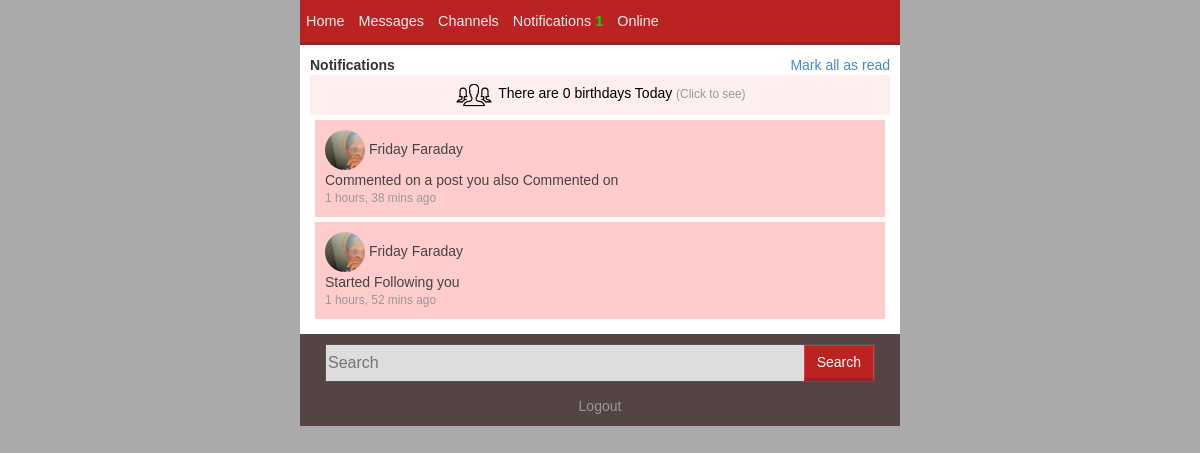
Page /mobile/notif.php (signed in) on the committed database.
### tables this page shows
CREATE TABLE `notifications` (
  `seen` int(2) DEFAULT NULL,
  `id` int(255) NOT NULL,
  `creator` varchar(100) DEFAULT NULL,
  `type` varchar(100) DEFAULT NULL,
  `cid` int(255) DEFAULT NULL,
  `participant` varchar(30) DEFAULT NULL,
  `stamp` varchar(100) DEFAULT NULL,
  `latest` varchar(30) DEFAULT NULL,
  `following` tinyint(1) DEFAULT '1'
);

CREATE TABLE `profilepics` (
  `username` varchar(100) NOT NULL,
  `profilepic` varchar(255) DEFAULT 'images/ppic.png',
  `audnote` varchar(255) DEFAULT NULL,
  `upid` int(255) DEFAULT NULL
);

CREATE TABLE `users` (
  `userid` int(255) NOT NULL,
  `firstname` varchar(50) NOT NULL,
  `lastname` varchar(50) DEFAULT NULL,
  `phone` varchar(15) DEFAULT NULL,
  `email` varchar(100) DEFAULT NULL,
  `department` varchar(60) DEFAULT NULL,
  `level` varchar(10) DEFAULT '100?',
  `sex` varchar(13) DEFAULT NULL,
  `username` varchar(100) DEFAULT NULL,
  `month` varchar(15) DEFAULT NULL,
  `year` int(4) DEFAULT NULL,
  `day` int(2) DEFAULT NULL
);

### includes/functions.inc (called while the page is built, shortened)
<?php
	function past($time)
	{
		$timediff = time()-$time;
		$months = intval($timediff/2592000);
		$remain= $timediff%2592000;
		$weeks = intval($remain/604800);
		$remain= $remain%604800;
		$days = intval($remain/86400);
		$remain= $remain%86400;
		$hours = intval($remain/3600);
		$remain = $remain % 3600;
		$mins = intval($remain/60);
		$secs = $remain%60;
		if($secs>=0)
		{
			$ec = $secs."seconds ago";
		}
		if($mins>=0)
		{
			$ec = $mins." mins ".$secs."seconds ago";
		}
		if($hours>0)
		{
			$ec = $hours." hours, ".$mins." mins ago";
		}
			return $ec;
	}
	function advanced_file_validity($path,$file)
	{
		if(file_exists($path))
		{
			return $file;
		}
		else
		{
			$file = str_replace('../','',$file);
			$file = str_replace('uploads','',$file);
			$alp = substr($file,1,1);
			return "images/cctumb/$alp.png";
		}
	}
	function get_ppic($user,$connection)
	{
		global $connection;
		$sql = "SELECT profilepic FROM profilepics WHERE username = '$user'";
		try
		{
			$i = '';
			$query = $connection->query($sql);
			$query->setFetchMode(PDO::FETCH_ASSOC);
			foreach($query as $r)
			{
				$i = $r['profilepic'];
			}
		}
		catch(PDOException $e)
		{
		}
		return $i;
	}
	function get_name($other)
	{
		global $connection;
		$sql = "SELECT firstname,lastname FROM users WHERE username='$other'";
		$query = $connection->query($sql);
		$query->setFetchMode(PDO::FETCH_ASSOC);
		foreach ($query as $e) {
			return ucwords("$e[firstname] $e[lastname]");
		}
	}
		function num_birthdays($username)
		{
			global $connection;
			$day_today = date("d");
			$month_today = date("F");
			$query = "SELECT `firstname` FROM users WHERE day='$day_today' and month = '$month_today'";
			return $connection->query($query)->rowCount();
		}
?>

### mobile/notif.php (the view, shortened to what this page needs)
<?php
	include '../includes/functions.inc';
	include 'includes/header.inc';
	include 'includes/nav.inc';
  $user= $_SESSION['user']
?>
<div class="" style="padding:10px;background:#fff">
	<span class='pull-right'><a href='?all_is_read'>Mark all as read</a></span>
  <b>Notifications</b>
  <?php
  echo "<div align='center' style='background:#fee'><a href='birthdays.php' style='color:#000'><img src='images/people.png' height='40px'> There are ".num_birthdays($user)."
	birthdays Today <small class='text-muted'> (Click to see)</small></a></div>";
  $sql = "SELECT * FROM notifications WHERE `participant`='$user' AND latest !='' AND latest !='$user' AND following='1' ORDER BY stamp DESC LIMIT 30";
  $query = $connection->query($sql);$query->setFetchMode(PDO::FETCH_ASSOC);
  foreach ($query as $r) {
    $sql2 = "SELECT type FROM notifications WHERE `participant`='$r[latest]' AND cid='$r[cid]'";
    $query2 = $connection->query($sql2);$query2->setFetchMode(PDO::FETCH_ASSOC);
    foreach ($query2 as $r2)
    {
      if($r2['type']=='COM')
      {
        $a = "Commented on";
      }
    }
    if($r['type']=='COM' )
    {
      $icon = "<i style='font-size:1.43em'class='ion-chatboxes pull-right text-muted'></i>";
      $body = "<br />$a a post you also Commented on";
      $extra = "href='view_post.php?view=$r[cid]&type=post'";
    }
    elseif ($r['type']=='created') {
      $icon = "<i style='font-size:1.43em'class='ion-quote pull-right text-muted'></i>";
      $body = "<br />$a Your Post";
      $extra = "href='view_post.php?view=$r[cid]&type=post'";
    }
    elseif ($r['type']=='pic_created') {
      $icon = "<i style='font-size:1.43em'class='ion-images pull-right text-muted'></i>";
      $body = "<br />$a on a picture you Uploaded";
      $extra = "href=\"photo_view.php?view=$r[cid]\" class='pointer'";
    }
    elseif ($r['type']=='pic') {
      $icon = "<i style='font-size:1.43em'class='ion-images pull-right text-muted'></i>";
      $body = "<br />$a a picture you also commented on";
      $extra = "href=\"photo_view.php?view=$r[cid]\" class='pointer'";
    }
    elseif ($r['type']=='pic_like') {
      $icon = "<i style='font-size:1.43em'class='ion-images pull-right text-muted'></i>";
      $body = "<br />$a a picture you Liked";
      $extra = "href=\"photo_view.php?view=$r[cid]\" class='pointer'";
    }
    elseif ($r['type']=='com_like') {
      $icon = "<i style='font-size:1.43em'class='ion-quote pull-right text-muted'></i>";
      $body = "<br />$a a post you Liked";
      $extra = "href='view_post.php?view=$r[cid]&type=post'";
    }
    elseif ($r['type']=='follow') {
      $icon = "<i style='font-size:1.43em'class='ion-person-stalker pull-right text-muted'></i>";
      $body = "<br />Started Following you";
      $extra = "onclick='mark_notif_read($r[id],\"follow\")' class='pointer'";
    }
    else
    {
      $icon ='';
      $body = '';
      $extra = '';
    }
    $background="#eee";
    if($r['seen']==0)
    {
      $background = "#fcc";
    }
  $image = advanced_file_validity('../'.get_ppic($r['latest'],$connection).'tumb.jpg','../'.get_ppic($r['latest'],$connection).'tumb.jpg');
    echo "<a $extra style='color:#444'><div onclick='this.style.background=\"#ededed\"' style='background:$background;padding:10px;margin:5px;'>
    <img src='$image' style='border-radius:30px' height='40px' width='40px'> ".get_name($r['latest'])."$icon
     $body <br /><small class='text-muted'>".past($r['stamp'])."</small></div></a>";
  }
   ?>
</div>
<?php
include 'includes/footer.inc';
 ?>

### mobile/css/styles.css (style rules this page uses)
* { font-family:arial; }

### mobile/includes/header.inc (style rules this page uses)
* { font-family: "lucida grande",tahoma,verdana,arial,sans-serif; }

### rows in the picture
notifications: latest.profilepic (picture), latest.lastname "Friday Faraday", notifications.type "Commented on", stamp "1 hours, 38 mins ago"
notifications: latest "Friday Faraday", type "Started Following you", stamp "1 hours, 52 mins ago"

### other values in the picture
get_new_notifications($_SESSION['user']) "1"
num_birthdays($user) "0"
